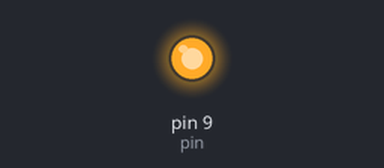
Bench run of a sketch on a simulated Arduino Uno, built with avr-gcc and run on an emulated ATmega328P. Parts: output pins drawn as LEDs (lit = HIGH).

Above: at 0.1 s.
Timing chart, 0 to 1.6 s (numbered marks = the images above):
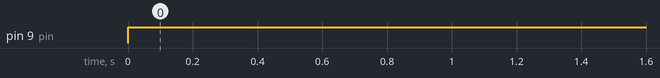

Measured:
- by itself, pin 9 (pin): LOW → HIGH at 0.00 s

The sketch:

sketch_mar12a.ino
```cpp
int pin = 9;

void setup() {
  pinMode(pin, OUTPUT);
}

void loop() {
  digitalWrite(pin, HIGH);
}
```
